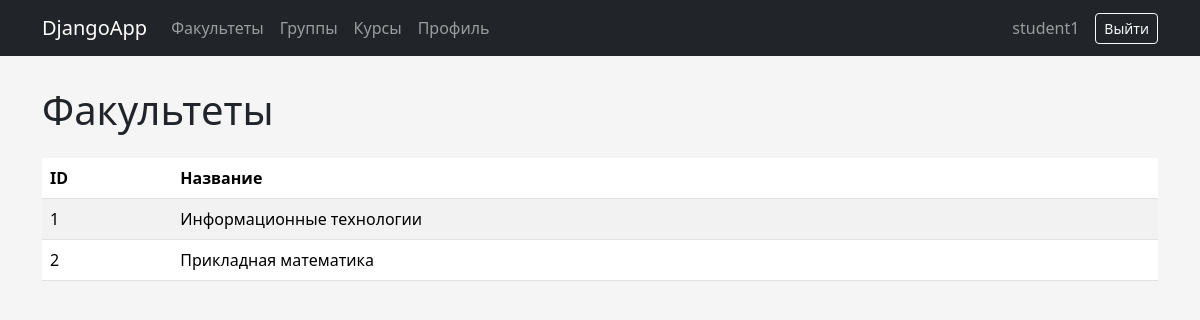
The page /departments/ (signed in) on the database its author committed.
### accounts/models.py (models this page shows, shortened)
class Department(models.Model):
    name = models.CharField(max_length=200)

### accounts/views.py (the view)
@login_required
def department_list(request):
    departments = Department.objects.all()
    return render(
        request,
        'department_list.html',
        {
            'departments': departments,
            'is_methodist': is_methodist(
                request.user
            ),
        }
    )

### accounts/views.py (called while the page is built)
def is_methodist(user):
    return user.groups.filter(
        name='Методист'
    ).exists()

### templates/department_list.html (shortened to what this page needs)
{% extends 'base.html' %}
{% block content %}
<div class="d-flex justify-content-between mb-3">
    <h1>Факультеты</h1>
</div>
<table class="table table-striped">
    <thead>
        <tr>
            <th>ID</th>
            <th>Название</th>
        </tr>
    </thead>
    <tbody>
        {% for department in departments %}
        <tr>
            <td>
                {{ department.id }}
            </td>
            <td>
                {{ department.name }}
            </td>
        </tr>
        {% endfor %}
    </tbody>
</table>
{% endblock %}

### templates/base.html (shortened to what this page needs)
{% load static %}
<!DOCTYPE html>
<html lang="ru">
<head>
    <link rel="stylesheet"
          href="{% static 'vendor/bootstrap/css/bootstrap.min.css' %}">
    <link rel="stylesheet"
          href="{% static 'css/style.css' %}">
</head>
<body>
<nav class="navbar navbar-expand-lg navbar-dark bg-dark">
    <div class="container">
        <a class="navbar-brand" href="/profile/">
            DjangoApp
        </a>
        <div class="navbar-nav me-auto">
            <a class="nav-link" href="/departments/">
                Факультеты
            </a>
            <a class="nav-link" href="/groups/">
                Группы
            </a>
            <a class="nav-link" href="/courses/">
                Курсы
            </a>
            <a class="nav-link" href="/profile/">
                Профиль
            </a>
        </div>
        {% if user.is_authenticated %}
            <span class="navbar-text me-3">
                {{ user.username }}
            </span>
            <form method="post" action="/accounts/logout/">
                <button class="btn btn-outline-light btn-sm"
                        type="submit">
                    Выйти
                </button>
            </form>
        {% endif %}
    </div>
</nav>
<div class="container page-container">
    {% block content %}
    {% endblock %}
</div>
</body>
</html>

### static/css/style.css (style rules this page uses)
body { background-color: #f5f5f5; }
.page-container { margin-top: 30px; }

### rows shown on the page
Department: id "1", name "Информационные технологии"
Department: id "2", name "Прикладная математика"

### other values the page prints
{{ user.username }} "student1"
